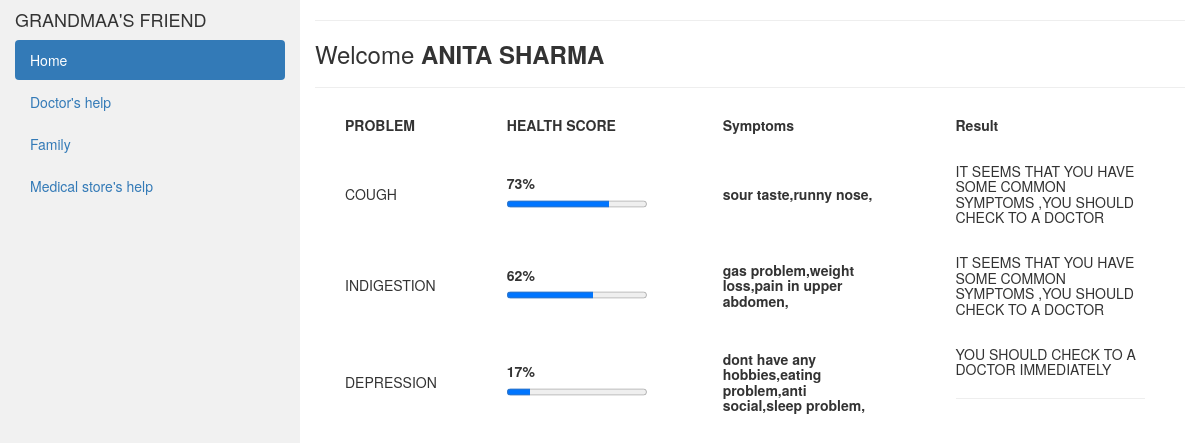
Screenshot of /results.php (signed in) with the database file from the repository.
### tables this page shows
CREATE TABLE `points` (
  `id` int(10) NOT NULL,
  `patient_id` int(10) NOT NULL,
  `problem_id` int(10) NOT NULL,
  `patient_points` int(10) NOT NULL,
  `patient_problems` varchar(300) NOT NULL
);

CREATE TABLE `problems` (
  `id` int(10) NOT NULL,
  `problem_name` varchar(40) NOT NULL
);

### results.php (the view, shortened to what this page needs)
<?php
include'dbconnect.php';
$name=$_SESSION['full_name'];
$pid=$_SESSION['p_id'];
?>
<!DOCTYPE html>
<html lang="en">
<head>
  <link rel="stylesheet" href="https://maxcdn.bootstrapcdn.com/bootstrap/3.4.1/css/bootstrap.min.css">
</head>
<body>
<?php include 'navbar.php';?>
    <div class="col-sm-9">
      <hr>
     <h3>Welcome <b><?php echo $name;?></b></h3>
     <hr>
     <h5>
    <table>
    <tr>
    <th>PROBLEM</th>
    <th>HEALTH SCORE</th>
    <th>Symptoms</th>
    <th>Result</th>
</tr>
<?php
        $select = "SELECT points.patient_id,points.problem_id,points.patient_points,points.patient_problems,problems.problem_name FROM `points`  INNER JOIN `problems` on points.problem_id=problems.id WHERE points.patient_id=$pid" ;
 $result = mysqli_query($conn, $select);
$row= mysqli_fetch_array($result);
do{
?>
<tr>
    <td><?php echo $row['problem_name'];?></td>
    <td>
    <label for="file"><b><?php echo $row['patient_points'];?>%</label>
<progress id="file" value="<?php echo $row['patient_points'];?>" max="100"> 32% </progress>
</td>
    <td><b><?php echo $row['patient_problems'];?></b></td>
<td><?php if($row['patient_points']<=60){
echo "YOU SHOULD CHECK TO A DOCTOR IMMEDIATELY";
}
else if ($row['patient_points']>60 &&  $row['patient_points']<90 ){
echo "IT SEEMS THAT YOU HAVE SOME COMMON SYMPTOMS ,YOU SHOULD CHECK TO A DOCTOR";
}
else{
    echo "YOU SEEM TO BE FINE TAKE CARE!";
}
?>
<?php
}while($row= mysqli_fetch_array($result));
?>
    </h5>
     <hr>

### navbar.php (shortened to what this page needs)
<div class="container-fluid">
  <div class="row content">
    <div class="col-sm-3 sidenav">
      <h4>GRANDMAA'S FRIEND</h4>
      <ul class="nav nav-pills nav-stacked">
        <li class="active"><a href="#section1">Home</a></li>
        <li><a href="#section2">Doctor's help</a></li>
        <li><a href="#section3">Family</a></li>
        <li><a href="#section3">Medical store's help</a></li>
      </ul><br>
    </div>

### results.php (style rules this page uses)
.row.content { height: 1500px }
.sidenav { background-color: #f1f1f1; height: 100%; }
th, td { padding-top: 10px; padding-bottom: 20px; padding-left: 30px; padding-right: 40px; }
* { box-sizing: border-box }

### rows the page displays
points: problem.problem_name "COUGH", patient_points "73", patient_problems "sour taste,runny nose,", shows "IT SEEMS THAT YOU HAVE SOME COMMON SYMPTOMS ,YOU SHOULD CHECK TO A DOCTOR"
points: problem.problem_name "INDIGESTION", patient_points "62", patient_problems "gas problem,weight loss,pain in upper abdomen,", shows "IT SEEMS THAT YOU HAVE SOME COMMON SYMPTOMS ,YOU SHOULD CHECK TO A DOCTOR"
points: problem.problem_name "DEPRESSION", patient_points "17", patient_problems "dont have any hobbies,eating problem,anti social,sleep problem,", shows "YOU SHOULD CHECK TO A DOCTOR IMMEDIATELY"

### other values shown
$name "ANITA SHARMA"
